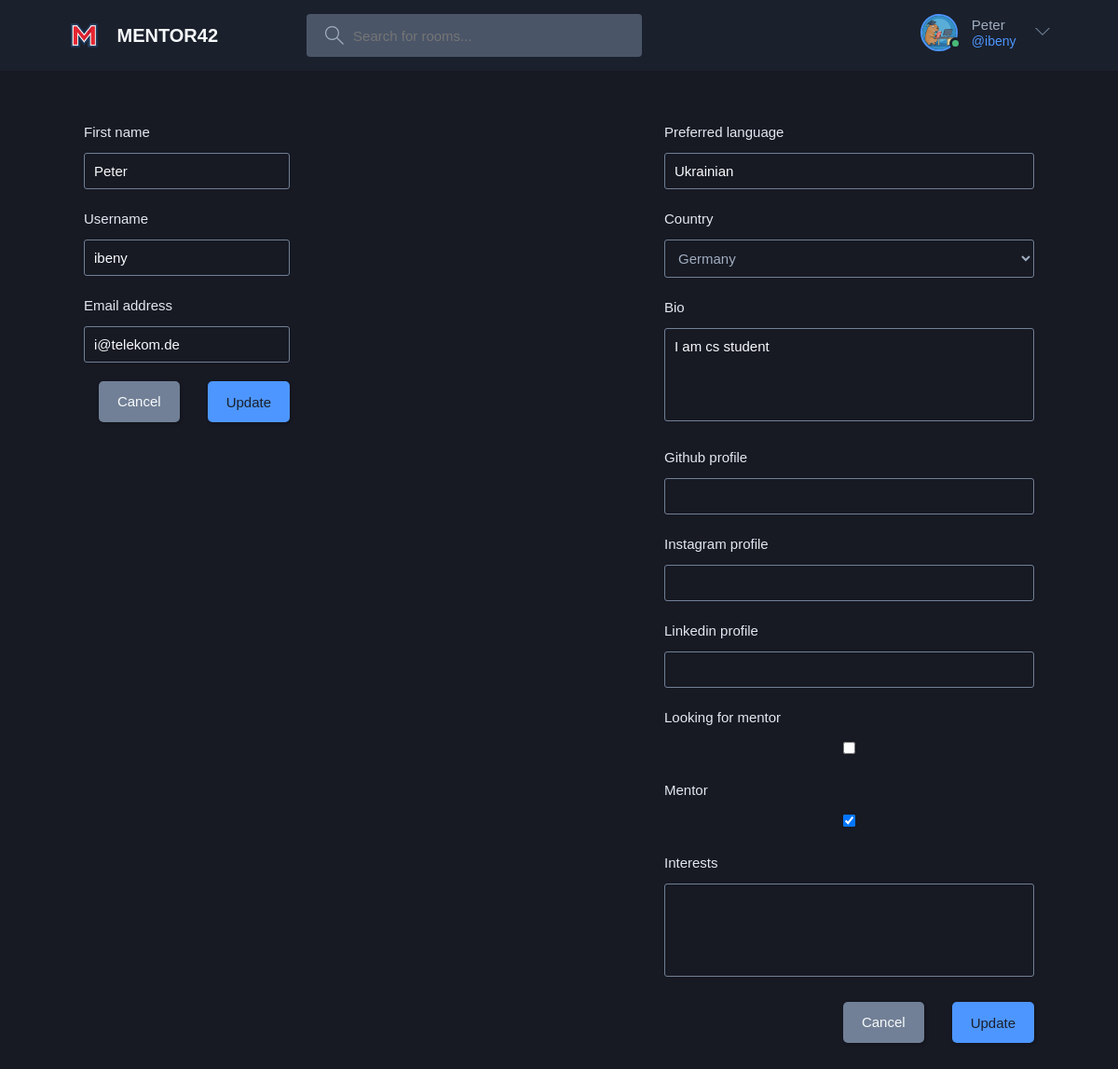
The app's page /update-user/ (signed in) with its own data.
### base/models.py (models this page shows, shortened)
class UserDetails(models.Model):
    user = models.OneToOneField(User, on_delete=models.CASCADE, related_name="details")
    is_online = models.BooleanField(default=False)
    last_time_online = models.DateTimeField(blank=True, null=True)
    is_verified = models.BooleanField(default=False)
    date_of_birth = models.DateField(blank=True, null=True)
    preferred_language = models.CharField(max_length=10, blank=True, null=True)  # e.g., 'en', 'de', 'fr'
    country = CountryField(blank=True, null=True)
    bio = models.TextField(blank=True, null=True, max_length=500)
    profile_picture = models.ImageField(upload_to="profile_pictures/", blank=True, null=True)
    github_profile = models.URLField(max_length=200, blank=True, null=True)
    instagram_profile = models.URLField(max_length=200, blank=True, null=True)
    linkedin_profile = models.URLField(max_length=200, blank=True, null=True)
    looking_for_mentor = models.BooleanField(default=False)
    mentor = models.BooleanField(default=False)
    interests = models.TextField(blank=True, null=True)  # Store as a comma-separated string for now
    class Meta:
        verbose_name = "User detail"
        verbose_name_plural = "User details"

### base/views.py (the view, shortened to what this page needs)
# urls.py: path('update-user/', views.updateUser, name='update-user'),
@login_required(login_url='login')
def updateUser(request):
    user = request.user
    user_form = UserForm(instance=user)
    details = UserDetails.objects.get(user=user)
    user_details_form = UserDetailsForm(instance=details)
    context = {'user_form': user_form, 'user_details_form': user_details_form}
    return render(request, 'base/update-user.html', context)

### base/forms.py
class UserForm(ModelForm):
    class Meta:
        model = User
        fields = ['first_name', 'username', 'email']

class UserDetailsForm(ModelForm):
    class Meta:
        model = UserDetails
        fields = '__all__'
        exclude = ['is_online', 'is_verified', 'last_time_online', 'user', 'profile_picture', 'date_of_birth']

### base/templates/base/update-user.html (shortened to what this page needs)
{% extends 'main.html' %}
{% load static %}
{% block content %}
    <main class="update-account layout">
        <div class="container">
            <div class="layout__body">
                <form class="form" action="" method="POST">
                    {% for field in user_form %}
                        <div class="form__group">
                            <label for="profile_pic">{{ field.label }}</label>
                            {{ field }}
                        </div>
                    {% endfor %}
                    <div class="form__action">
                        <a class="btn btn--dark" href="{{ request.META.HTTP_REFERER }}">Cancel</a>
                        <button class="btn btn--main" type="submit" name="user_form_submit">Update</button>
                    </div>
                </form>
            </div>
            <div class="layout__body">
                <form class="form" action="" method="POST">
                    {% for field in user_details_form %}
                        <div class="form__group">
                            <label for="profile_pic">{{ field.label }}</label>
                            {{ field }}
                        </div>
                    {% endfor %}
                    <div class="form__action">
                        <a class="btn btn--dark" href="{{ request.META.HTTP_REFERER }}">Cancel</a>
                        <button class="btn btn--main" type="submit" name="user_details_form_submit">Update</button>
                    </div>
                </form>
            </div>
        </div>
    </main>
{% endblock content %}

### templates/navbar.html (shortened to what this page needs)
{% load static %}
<header class="header header--loggedIn">
    <div class="container">
        <a href="{% url 'home' %}" class="header__logo">
            <img src="{% static 'images/logo1.png' %}"/>
            <h1>MENTOR42</h1>
        </a>
        <form class="header__search" method="GET" action="{% url 'home' %}">
            <label>
                <input type="text" name="q" placeholder="Search for rooms..."/>
            </label>
        </form>
        <nav class="header__menu">
            {% if request.user.is_authenticated %}
                <div class="header__user">
                    <a href="{% url 'user-profile' request.user.id %}">
                        <div class="avatar avatar--medium active">
                            <img src="{% static 'images/profile_teacher_img.png' %}"/>
                        </div>
                        <p>{{ request.user.first_name }} <span>@{{ request.user.username }}</span></p>
                    </a>
                    <button class="dropdown-button">
                        <svg version="1.1" xmlns="http://www.w3.org/2000/svg" width="32" height="32"
                             viewBox="0 0 32 32">
                            <title>chevron-down</title>
                            <path d="M16 21l-13-13h-3l16 16 16-16h-3l-13 13z"></path>
                        </svg>
                    </button>
                </div>
            {% else %}
                <a href="{% url 'login' %}">
                    <img src="{% static 'images/avatar.svg' %}"/>
                    <p>Login</p>
                </a>
            {% endif %}
        </nav>
    </div>
</header>

### static/styles/style.css (style rules this page uses)
:root { --color-main: #4d96ff; --color-main-light: #95b8ff; --color-dark: #1a202c; --color-dark-medium: #4a5568; --color-dark-light: #718096; --color-light: #f7fafc; --color-gray: #a0aec0; --color-light-gray: #e2e8f0; --color-bg: #171923; --color-success: #48bb78; --color-error: #e53e3e; }
* { font-family: "Segoe UI Emoji", "Segoe UI Symbol", sans-serif; margin: 0; padding: 0; box-sizing: border-box; text-rendering: optimizeLegibility; font-size: inherit; }
html { font-size: 56.25%; }
@media only screen and (min-width: 1200px) { html { font-size: 62.5%; } }
body { line-height: 1.6; font-weight: 400; font-size: 1.5rem; color: var(--color-light-gray); background-color: var(--color-bg); min-height: 100vh; }
img { width: 100%; }
a { display: inline-block; color: var(--color-main); text-decoration: none; }
.container { max-width: 120rem; width: 90%; margin: auto; }
.btn { background-color: transparent; border: none; display: inline-flex; align-items: center; gap: 1rem; cursor: pointer; transition: all ease-in-out 0.3s; padding: 1rem 2rem; border-radius: 5px; box-shadow: 1px 1px 3px 1px rgba(0, 0, 0, 0.15); font-weight: 500; }
.btn--main { background-color: var(--color-main); color: var(--color-dark); }
.btn--dark { background-color: var(--color-dark-light); color: var(--color-light); }
.avatar { position: relative; display: inline-block; border-radius: 50%; border: 2px solid var(--color-main); }
.avatar img { display: block; border-radius: 50%; object-fit: cover; object-position: center; }
.avatar::after { content: ""; display: block; position: absolute; background-color: var(--color-gray); z-index: 111; border-radius: 50%; border: 0.3rem solid var(--color-dark); }
.avatar.active::after { background-color: var(--color-success); }
.avatar.avatar--medium img { width: 3.6rem; height: 3.6rem; border-radius: 50%; }
.avatar.avatar--medium:after { width: 0.7rem; height: 0.7rem; bottom: 0px; right: -6px; }
.header { padding: 1.5rem; background-color: var(--color-dark); }
.header > .container { display: flex; gap: 9.5rem; }
.header__logo, .header__user { display: flex; gap: 2rem; align-items: center; }
.header__logo > img { height: 3.2rem; width: 3.2rem; }
.header__logo > h1 { font-weight: 700; font-size: 2rem; color: var(--color-light); }
.header__search > label { background-color: var(--color-dark-medium); padding: 1.3rem 1rem; display: flex; align-items: center; gap: 1rem; border-radius: 4px; }
.header__search svg { fill: var(--color-gray); width: 2rem; height: 2rem; margin-left: 1rem; }
.header__search input { width: 30rem; background: transparent; border: none; outline: none; color: var(--color-light); }
.header__menu { margin-left: auto; position: relative; }
.header__menu a { display: flex; gap: 1.5rem; align-items: center; font-weight: 500; text-decoration: none; color: var(--color-gray); }
.header__menu img { height: 3.6rem; }
.header__menu p { line-height: 1.2; }
.header__menu span { color: var(--color-main); font-weight: 500; font-size: 1.4rem; display: block; }
.header__menu svg { width: 1.6rem; height: 1.6rem; fill: var(--color-dark-light); }
.dropdown-button { background: transparent; border: 0; outline: 0; cursor: pointer; }
.layout { margin-top: 2.4rem; }
.layout > .container { display: flex; justify-content: space-between; align-items: flex-start; }
.layout__body { margin: 3rem; }
.form__group { margin-bottom: 2rem; width: 100%; }
.form__group label { display: block; font-size: 1.5rem; margin-bottom: 1rem; }
.form__group input, .form__group textarea, .form__group select { background: transparent; border: 1px solid var(--color-dark-light); padding: 1rem; border-radius: 3px; width: 100%; color: var(--color-light); font-weight: 500; outline: none; transition: border-color 0.6s ease, box-shadow 0.6s ease; }
.form__group textarea { background: transparent; height: 10rem; resize: none; }
.form__group select { color: var(--color-gray); font-weight: 400; }
.form__action { display: flex; justify-content: flex-end; gap: 3rem; }

### records on screen
UserDetails: user_details_form "Ukrainian" "Germany" "I am cs student" "☑"

### other values on screen
{{ request.user.first_name }} "Peter"
{{ request.user.username }} "ibeny"
{{ field.label }} "First name" "Username" "Email address"
{{ field.label }} "Preferred language" "Country" "Bio" "Github profile" "Instagram profile" "Linkedin profile" "Looking for mentor" "Mentor" "Interests"
